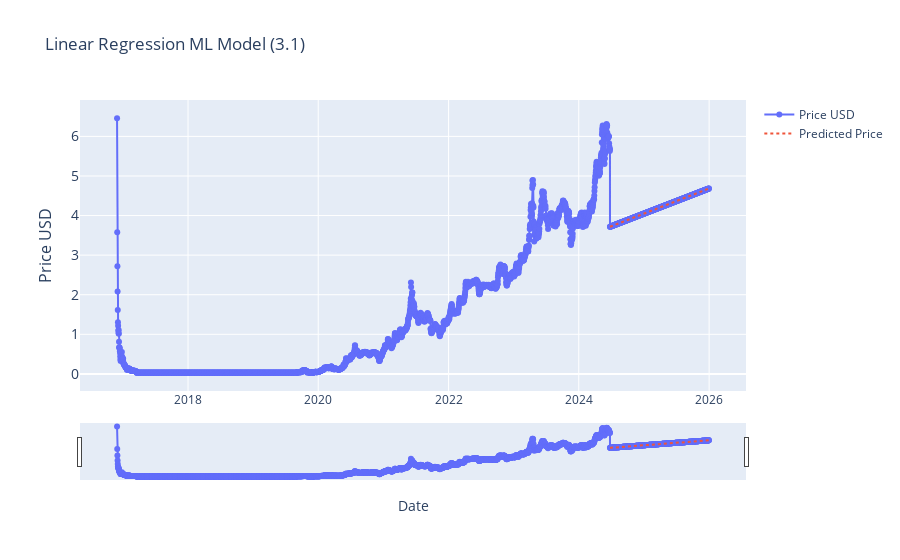

The cell this chart's notebook holds for it:
### Code cell
# Linear Regression (3.1) FUTURE MODELLING STRATEGY

# Linear Regression (3.1)

from sklearn.linear_model import LinearRegression
from sklearn.model_selection import train_test_split
import plotly.graph_objects as go
import pandas as pd
from ipywidgets import interact, DatePicker
import numpy as np

current_item['date_ordinal'] = current_item.index.map(pd.Timestamp.toordinal)
X = current_item['date_ordinal'].values.reshape(-1, 1)
y = current_item['price_usd'].values

# THIS SECTION IS FOR FUTURE PRICE PREDICTION:
future_dates = pd.date_range(start=current_item.index[-1], end='2025-12-31')
future_dates_ordinal = future_dates.map(pd.Timestamp.toordinal).values.reshape(-1, 1)

# intialize the model (like initialising a variable)
model_lr = LinearRegression()
model_lr.fit(X, y)

# make predictions
y_pred = model_lr.predict(future_dates_ordinal)

# Create a DataFrame for future predictions
future_df = pd.DataFrame(data={'date': future_dates, 'price_usd': y_pred})
future_df.set_index('date', inplace=True)

# Combine current_item and future_df
combined_df = pd.concat([current_item, future_df])

def update_graph(start_date, end_date):
    # Filtering the data based on the date range
    mask = (combined_df.index >= pd.to_datetime(start_date)) & (combined_df.index <= pd.to_datetime(end_date))
    filtered_data = combined_df.loc[mask]

    # Creating the plot
    fig = go.Figure()
    fig.add_trace(go.Scatter(x=filtered_data.index, y=filtered_data['price_usd'], mode='lines+markers', name='Price USD'))

    # Add the predicted prices
    fig.add_trace(go.Scatter(x=future_df.index, y=future_df['price_usd'], mode='lines', name='Predicted Price', line=dict(dash='dot')))

    # Formatting
    fig.update_layout(
        title='Linear Regression ML Model (3.1)',
        xaxis_title='Date',
        yaxis_title='Price USD',
        yaxis=dict(
            title='Price USD',
            titlefont_size=16,
            tickfont_size=14,
        ),
        xaxis=dict(  # Added lines for range slider
            rangeslider=dict(
                visible=True
            ),
            type="date"
        ),
        showlegend=True
    )

    fig.show()

# Creating interactive widgets for date selection
start_date_picker = DatePicker(description='Start Date', value=combined_df.index[0], disabled=False)
end_date_picker = DatePicker(description='End Date', value=combined_df.index[-1], disabled=False)

# Display the interactive widget
interact(update_graph, start_date=start_date_picker, end_date=end_date_picker)

### Figure 1 — Plotly figure (JSON) as saved in the notebook; plotly's stock layout.template omitted (floating-point values rounded to 4 significant figures; data arrays with more than 128 entries replaced by an {"elided": "..."} marker saying what was removed)
{"data": [{"mode": "lines+markers", "name": "Price USD", "type": "scatter", "x": {"elided": "3321 str values"}, "y": {"elided": "3321 float values"}}, {"line": {"dash": "dot"}, "mode": "lines", "name": "Predicted Price", "type": "scatter", "x": {"elided": "556 str values"}, "y": {"elided": "556 float values"}}], "layout": {"showlegend": true, "title": {"text": "Linear Regression ML Model (3.1)"}, "xaxis": {"rangeslider": {"visible": true}, "title": {"text": "Date"}, "type": "date"}, "yaxis": {"tickfont": {"size": 14}, "title": {"font": {"size": 16}, "text": "Price USD"}}}}
